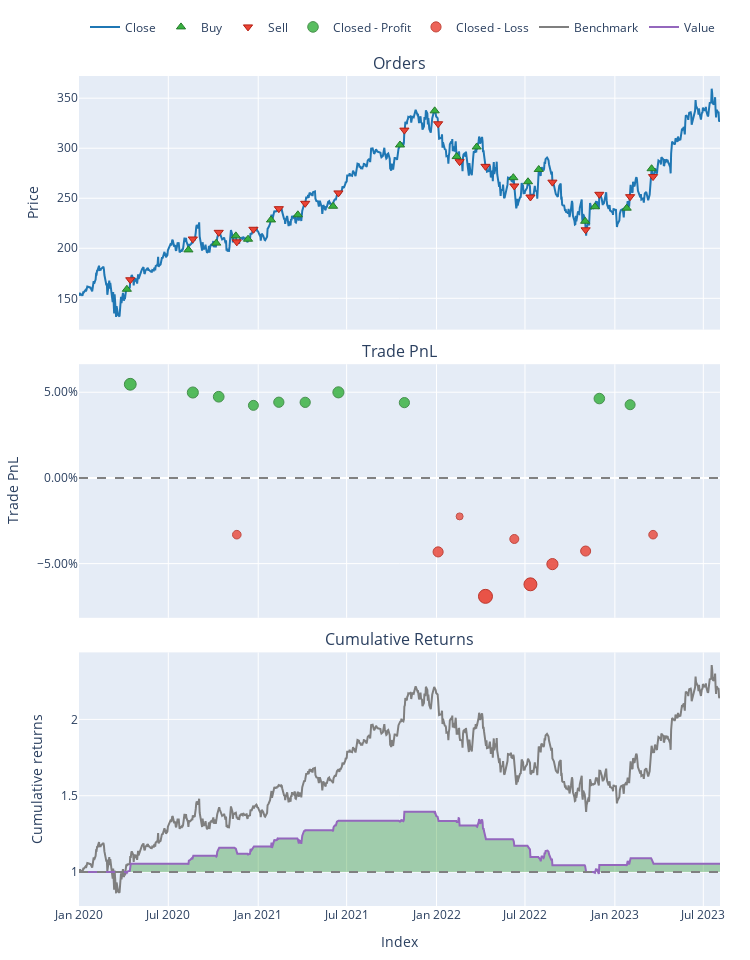

Source (notebook cell):
### Code cell
pf.plot().show()

### Figure 1 — Plotly figure (JSON) as saved in the notebook; plotly's stock layout.template omitted (floating-point values rounded to 4 significant figures; data arrays with more than 128 entries replaced by an {"elided": "..."} marker saying what was removed)
{"data": [{"legendgroup": "0", "line": {"color": "#1f77b4"}, "name": "Close", "showlegend": true, "type": "scatter", "uid": "4d1ae4d6-b12b-49aa-83e7-7cf91572e8c3", "x": {"elided": "905 str values"}, "xaxis": "x", "y": {"elided": "905 float values"}, "yaxis": "y"}, {"customdata": [[0, 6.273, 2.494], [2, 5.302, 2.63], [4, 5.382, 2.76], [6, 5.444, 2.891], [8, 5.348, 2.795], [10, 5.104, 2.913], [12, 5.212, 3.042], [14, 5.249, 3.176], [16, 4.398, 3.334], [18, 4.126, 3.48], [20, 4.567, 3.33], [22, 4.323, 3.255], [24, 4.481, 3.031], [26, 4.388, 2.923], [28, 3.935, 2.742], [30, 4.589, 2.605], [32, 4.13, 2.494], [34, 4.347, 2.609], [36, 3.893, 2.72]], "hovertemplate": "Order Id: %{customdata[0]}<br>Timestamp: %{x}<br>Price: %{y}<br>Size: %{customdata[1]:.6f}<br>Fees: %{customdata[2]:.6f}", "legendgroup": "1", "marker": {"color": "#37B13F", "line": {"color": "rgb(38,123,44)", "width": 1}, "size": 8, "symbol": "triangle-up"}, "mode": "markers", "name": "Buy", "type": "scatter", "uid": "2bd78386-1c8a-4a1f-aa5a-16f87260538c", "x": ["2020-04-07T04:00:00+00:00", "2020-08-11T04:00:00+00:00", "2020-10-07T04:00:00+00:00", "2020-11-16T05:00:00+00:00", "2020-12-11T05:00:00+00:00", "2021-01-27T05:00:00+00:00", "2021-03-23T04:00:00+00:00", "2021-06-03T04:00:00+00:00", "2021-10-18T04:00:00+00:00", "2021-12-28T05:00:00+00:00", "2022-02-11T05:00:00+00:00", "2022-03-24T04:00:00+00:00", "2022-06-07T04:00:00+00:00", "2022-07-07T04:00:00+00:00", "2022-07-29T04:00:00+00:00", "2022-11-01T04:00:00+00:00", "2022-11-21T05:00:00+00:00", "2023-01-25T05:00:00+00:00", "2023-03-17T04:00:00+00:00"], "xaxis": "x", "y": [159.0, 198.4, 205.2, 212.4, 209.1, 228.3, 233.4, 242.0, 303.2, 337.3, 291.7, 301.2, 270.6, 266.5, 278.7, 227.0, 241.5, 240.1, 279.5], "yaxis": "y"}, {"customdata": [[1, 6.273, 2.643], [3, 5.302, 2.774], [5, 5.382, 2.905], [7, 5.444, 2.809], [9, 5.348, 2.928], [11, 5.104, 3.057], [13, 5.212, 3.192], [15, 5.249, 3.351], [17, 4.398, 3.497], [19, 4.126, 3.347], [21, 4.567, 3.272], [23, 4.323, 3.046], [25, 4.481, 2.938], [27, 4.388, 2.756], [29, 3.935, 2.618], [31, 4.589, 2.506], [33, 4.13, 2.622], [35, 4.347, 2.734], [37, 3.893, 2.643]], "hovertemplate": "Order Id: %{customdata[0]}<br>Timestamp: %{x}<br>Price: %{y}<br>Size: %{customdata[1]:.6f}<br>Fees: %{customdata[2]:.6f}", "legendgroup": "2", "marker": {"color": "#EA4335", "line": {"color": "rgb(181,31,18)", "width": 1}, "size": 8, "symbol": "triangle-down"}, "mode": "markers", "name": "Sell", "type": "scatter", "uid": "505bfeee-6566-4bcd-9051-a621720402a5", "x": ["2020-04-14T04:00:00+00:00", "2020-08-20T04:00:00+00:00", "2020-10-12T04:00:00+00:00", "2020-11-18T05:00:00+00:00", "2020-12-22T05:00:00+00:00", "2021-02-12T05:00:00+00:00", "2021-04-07T04:00:00+00:00", "2021-06-14T04:00:00+00:00", "2021-10-27T04:00:00+00:00", "2022-01-04T05:00:00+00:00", "2022-02-17T05:00:00+00:00", "2022-04-11T04:00:00+00:00", "2022-06-09T04:00:00+00:00", "2022-07-12T04:00:00+00:00", "2022-08-26T04:00:00+00:00", "2022-11-02T04:00:00+00:00", "2022-11-30T05:00:00+00:00", "2023-02-01T05:00:00+00:00", "2023-03-20T04:00:00+00:00"], "xaxis": "x", "y": [168.5, 209.3, 215.9, 206.4, 219.0, 239.6, 244.9, 255.3, 318.1, 324.4, 286.6, 281.9, 262.3, 251.2, 266.1, 218.5, 253.9, 251.6, 271.6], "yaxis": "y"}, {"customdata": [[0, 0, 54.52, 0.05465], [1, 1, 52.43, 0.04984], [2, 2, 52.31, 0.04738], [4, 4, 47.35, 0.04234], [5, 5, 51.47, 0.04416], [6, 6, 53.67, 0.04411], [7, 7, 63.43, 0.04993], [8, 8, 58.59, 0.04393], [16, 16, 46.21, 0.04632], [17, 17, 44.58, 0.04272]], "hovertemplate": "Exit Trade Id: %{customdata[0]}<br>Position Id: %{customdata[1]}<br>Exit Timestamp: %{x}<br>PnL: %{customdata[2]:.6f}<br>Return: %{customdata[3]:.2%}", "legendgroup": "3", "marker": {"color": "#37B13F", "line": {"color": "rgb(38,123,44)", "width": 1}, "opacity": [0.8535, 0.838, 0.8301, 0.8139, 0.8198, 0.8196, 0.8383, 0.819, 0.8267, 0.8151], "size": [11.83, 11.11, 10.74, 9.983, 10.26, 10.25, 11.12, 10.22, 10.58, 10.04], "symbol": "circle"}, "mode": "markers", "name": "Closed - Profit", "type": "scatter", "uid": "d6834e5c-3e23-4b48-b182-a8a8f6f4af03", "x": ["2020-04-14T04:00:00+00:00", "2020-08-20T04:00:00+00:00", "2020-10-12T04:00:00+00:00", "2020-12-22T05:00:00+00:00", "2021-02-12T05:00:00+00:00", "2021-04-07T04:00:00+00:00", "2021-06-14T04:00:00+00:00", "2021-10-27T04:00:00+00:00", "2022-11-30T05:00:00+00:00", "2023-02-01T05:00:00+00:00"], "xaxis": "x2", "y": [0.05465, 0.04984, 0.04738, 0.04234, 0.04416, 0.04411, 0.04993, 0.04393, 0.04632, 0.04272], "yaxis": "y2"}, {"customdata": [[3, 3, -38.31, -0.03313], [9, 9, -60.1, -0.04318], [10, 10, -29.91, -0.02245], [11, 11, -90.02, -0.06913], [12, 12, -43.21, -0.03564], [13, 13, -72.61, -0.06209], [14, 14, -55.18, -0.05031], [15, 15, -44.46, -0.04268], [18, 18, -36.04, -0.03313]], "hovertemplate": "Exit Trade Id: %{customdata[0]}<br>Position Id: %{customdata[1]}<br>Exit Timestamp: %{x}<br>PnL: %{customdata[2]:.6f}<br>Return: %{customdata[3]:.2%}", "legendgroup": "4", "marker": {"color": "#EA4335", "line": {"color": "rgb(181,31,18)", "width": 1}, "opacity": [0.7843, 0.8166, 0.75, 0.9, 0.7924, 0.8774, 0.8395, 0.815, 0.7843], "size": [8.601, 10.11, 7, 14, 8.978, 12.94, 11.18, 10.03, 8.601], "symbol": "circle"}, "mode": "markers", "name": "Closed - Loss", "type": "scatter", "uid": "084c5d8b-2927-48bf-a6a2-310604e65e06", "x": ["2020-11-18T05:00:00+00:00", "2022-01-04T05:00:00+00:00", "2022-02-17T05:00:00+00:00", "2022-04-11T04:00:00+00:00", "2022-06-09T04:00:00+00:00", "2022-07-12T04:00:00+00:00", "2022-08-26T04:00:00+00:00", "2022-11-02T04:00:00+00:00", "2023-03-20T04:00:00+00:00"], "xaxis": "x2", "y": [-0.03313, -0.04318, -0.02245, -0.06913, -0.03564, -0.06209, -0.05031, -0.04268, -0.03313], "yaxis": "y2"}, {"legendgroup": "5", "line": {"color": "#7f7f7f"}, "name": "Benchmark", "showlegend": true, "type": "scatter", "uid": "c649ad91-da7a-4581-a376-e25eb33ca18d", "x": {"elided": "905 str values"}, "xaxis": "x3", "y": {"elided": "905 float values"}, "yaxis": "y3"}, {"hoverinfo": "skip", "legendgroup": "6", "line": {"color": "rgba(0, 0, 0, 0)", "width": 0}, "opacity": 0, "showlegend": false, "type": "scatter", "uid": "28546ff0-fc32-42e2-a069-2ea9d560d662", "x": {"elided": "905 str values"}, "xaxis": "x3", "y": {"elided": "905 int values"}, "yaxis": "y3"}, {"connectgaps": false, "fill": "tonexty", "fillcolor": "rgba(0, 128, 0, 0.3)", "hoverinfo": "skip", "legendgroup": "6", "line": {"color": "rgba(0, 0, 0, 0)", "width": 0}, "opacity": 0, "showlegend": false, "type": "scatter", "uid": "422816e0-78c4-46c8-b278-aec02b97b6da", "x": {"elided": "905 str values"}, "xaxis": "x3", "y": {"elided": "905 float values"}, "yaxis": "y3"}, {"hoverinfo": "skip", "legendgroup": "6", "line": {"color": "rgba(0, 0, 0, 0)", "width": 0}, "opacity": 0, "showlegend": false, "type": "scatter", "uid": "af506716-074f-4d83-931a-cf8ccf23e56c", "x": {"elided": "905 str values"}, "xaxis": "x3", "y": {"elided": "905 int values"}, "yaxis": "y3"}, {"connectgaps": false, "fill": "tonexty", "fillcolor": "rgba(255, 0, 0, 0.3)", "hoverinfo": "skip", "legendgroup": "6", "line": {"color": "rgba(0, 0, 0, 0)", "width": 0}, "opacity": 0, "showlegend": false, "type": "scatter", "uid": "f7b418aa-2ea8-45fa-afea-53e8e5845688", "x": {"elided": "905 str values"}, "xaxis": "x3", "y": {"elided": "905 float values"}, "yaxis": "y3"}, {"legendgroup": "7", "line": {"color": "#9467bd"}, "name": "Value", "showlegend": true, "type": "scatter", "uid": "c0a2028d-2f55-4c15-a094-9b712bfac905", "x": {"elided": "905 str values"}, "xaxis": "x3", "y": {"elided": "905 float values"}, "yaxis": "y3"}, {"hoverinfo": "skip", "legendgroup": "6", "line": {"color": "rgba(0, 0, 0, 0)", "width": 0}, "opacity": 0, "showlegend": false, "type": "scatter", "uid": "16406cd6-f033-47cd-aeda-0cdf3e8bb258", "x": {"elided": "905 str values"}, "xaxis": "x3", "y": {"elided": "905 int values"}, "yaxis": "y3"}], "layout": {"annotations": [{"font": {"size": 16}, "showarrow": false, "text": "Orders", "x": 0.5, "xanchor": "center", "xref": "paper", "y": 1, "yanchor": "bottom", "yref": "paper"}, {"font": {"size": 16}, "showarrow": false, "text": "Trade PnL", "x": 0.5, "xanchor": "center", "xref": "paper", "y": 0.6528, "yanchor": "bottom", "yref": "paper"}, {"font": {"size": 16}, "showarrow": false, "text": "Cumulative Returns", "x": 0.5, "xanchor": "center", "xref": "paper", "y": 0.3056, "yanchor": "bottom", "yref": "paper"}], "height": 960, "legend": {"orientation": "h", "traceorder": "normal", "x": 1, "xanchor": "right", "y": 1.042, "yanchor": "bottom"}, "margin": {"b": 30, "l": 30, "r": 30, "t": 30}, "shapes": [{"line": {"color": "gray", "dash": "dash"}, "type": "line", "x0": 0, "x1": 1, "xref": "paper", "y0": 0, "y1": 0, "yref": "y2"}, {"line": {"color": "gray", "dash": "dash"}, "type": "line", "x0": 0, "x1": 1, "xref": "paper", "y0": 1, "y1": 1, "yref": "y3"}], "showlegend": true, "width": 750, "xaxis": {"anchor": "y", "domain": [0, 1], "matches": "x3", "showticklabels": false}, "xaxis2": {"anchor": "y2", "domain": [0, 1], "matches": "x3", "showticklabels": false}, "xaxis3": {"anchor": "y3", "domain": [0, 1], "title": {"text": "Index"}}, "yaxis": {"anchor": "x", "domain": [0.6944, 1], "title": {"text": "Price"}}, "yaxis2": {"anchor": "x2", "domain": [0.3472, 0.6528], "tickformat": ".2%", "title": {"text": "Trade PnL"}}, "yaxis3": {"anchor": "x3", "domain": [0, 0.3056], "title": {"text": "Cumulative returns"}}}}
